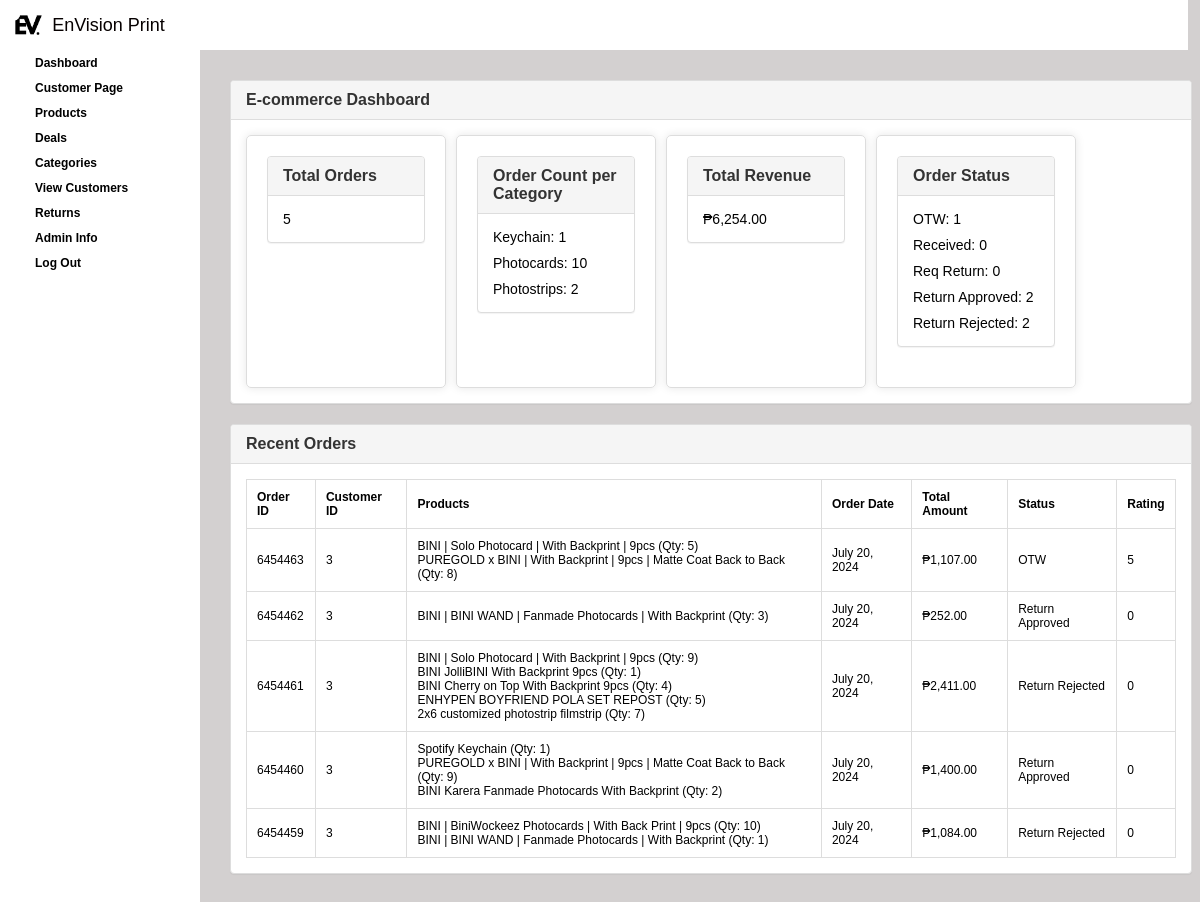
Before: /admin.php?dashboard with the older database file.
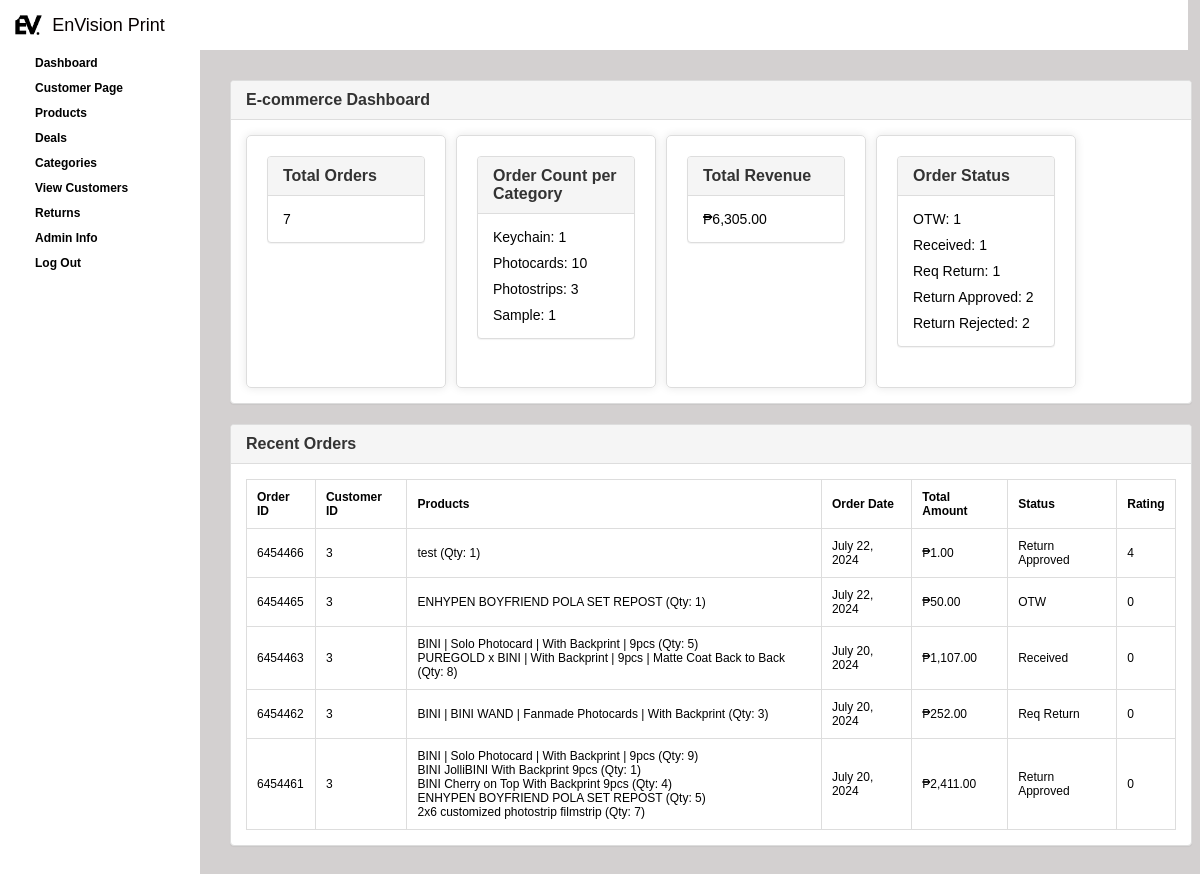
After: the same page with the newer database file.
### tables this page shows
CREATE TABLE `orders` (
  `order_id` int(11) NOT NULL,
  `customer_id` int(11) NOT NULL,
  `product_id` varchar(255) NOT NULL,
  `order_date` timestamp NOT NULL DEFAULT current_timestamp(),
  `order_quantity` varchar(255) NOT NULL,
  `total_amount` decimal(10,2) NOT NULL,
  `status` int(11) NOT NULL DEFAULT -1 COMMENT '0=otw\r\n1=recived\r\n2=req return\r\n3=return approved\r\n4=return rejected',
  `rating` int(1) DEFAULT 0,
  `Reason` varchar(999) NOT NULL
);

### dashboard.php (the view, shortened to what the changed rows need)
<?php
include("connect.php");
$orderCountPerCategoryResult = $con->query("
    SELECT items.category, COUNT(orders.order_id) as order_count
    FROM orders
    JOIN items ON FIND_IN_SET(items.ItemID, orders.product_id) > 0
    GROUP BY items.category
");
$orderCountPerCategory = [];
while ($row = $orderCountPerCategoryResult->fetch_assoc()) {
    $orderCountPerCategory[] = $row;
}
function formatStatus($status)
{
    switch ($status) {
        case 0:
            return "OTW";
        case 1:
            return "Received";
        case 2:
            return "Req Return";
        case 3:
            return "Return Approved";
        case 4:
            return "Return Rejected";
    }
}
$totalOrdersResult = $con->query("SELECT COUNT(*) as total_orders FROM orders");
$totalOrders = $totalOrdersResult->fetch_assoc()['total_orders'];
$totalRevenueResult = $con->query("SELECT SUM(total_amount) as total_revenue FROM orders");
$totalRevenue = $totalRevenueResult->fetch_assoc()['total_revenue'];
$orderStatusSummaryResult = $con->query("
    SELECT
        SUM(CASE WHEN status = 0 THEN 1 ELSE 0 END) as otw,
        SUM(CASE WHEN status = 1 THEN 1 ELSE 0 END) as received,
        SUM(CASE WHEN status = 2 THEN 1 ELSE 0 END) as req_return,
        SUM(CASE WHEN status = 3 THEN 1 ELSE 0 END) as return_approved,
        SUM(CASE WHEN status = 4 THEN 1 ELSE 0 END) as return_rejected
    FROM orders
");
$orderStatusSummary = $orderStatusSummaryResult->fetch_assoc();
$recentOrdersResult = $con->query("SELECT * FROM orders ORDER BY order_date DESC LIMIT 5");
?>
<div class="row">
    <div class="col-lg-12">
        <div class="panel panel-default">
            <div class="panel-heading">
                <h3 class="panel-title">E-commerce Dashboard</h3>
            </div>
            <div class="panel-body">
                <div class="row2">
                    <div class="col-lg-12">
                        <div class="panel panel-default">
                            <div class="panel-heading">
                                <h3 class="panel-title">Total Orders</h3>
                            </div>
                            <div class="panel-body">
                                <p><?php echo $totalOrders; ?></p>
                            </div>
                        </div>
                    </div>
                </div>
                <div class="row2">
                    <div class="col-lg-12">
                        <div class="panel panel-default">
                            <div class="panel-heading">
                                <h3 class="panel-title">Order Count per Category</h3>
                            </div>
                            <div class="panel-body">
                                <?php foreach ($orderCountPerCategory as $categoryCount) : ?>
                                    <p><?php echo $categoryCount['category']; ?>: <?php echo $categoryCount['order_count']; ?></p>
                                <?php endforeach; ?>
                            </div>
                        </div>
                    </div>
                </div>
                <div class="row2">
                    <div class="col-lg-12">
                        <div class="panel panel-default">
                            <div class="panel-heading">
                                <h3 class="panel-title">Total Revenue</h3>
                            </div>
                            <div class="panel-body">
                                <p>₱<?php echo number_format($totalRevenue, 2); ?></p>
                            </div>
                        </div>
                    </div>
                </div>
                <div class="row2">
                    <div class="col-lg-12">
                        <div class="panel panel-default">
                            <div class="panel-heading">
                                <h3 class="panel-title">Order Status</h3>
                            </div>
                            <div class="panel-body">
                                <p>OTW: <?php echo $orderStatusSummary['otw']; ?></p>
                                <p>Received: <?php echo $orderStatusSummary['received']; ?></p>
                                <p>Req Return: <?php echo $orderStatusSummary['req_return']; ?></p>
                                <p>Return Approved: <?php echo $orderStatusSummary['return_approved']; ?></p>
                                <p>Return Rejected: <?php echo $orderStatusSummary['return_rejected']; ?></p>
                            </div>
                        </div>
                    </div>
                </div>
            </div>
        </div>
    </div>
</div>
<div class="row">
    <div class="col-lg-12">
        <div class="panel panel-default">
            <div class="panel-heading">
                <h3 class="panel-title">Recent Orders</h3>
            </div>
            <div class="panel-body">
                <table>
                    <thead>
                        <tr>
                            <th>Order ID</th>
                            <th>Customer ID</th>
                            <th>Products</th>
                            <th>Order Date</th>
                            <th>Total Amount</th>
                            <th>Status</th>
                            <th>Rating</th>
                        </tr>
                    </thead>
                    <tbody>
                        <?php
                        while ($row = $recentOrdersResult->fetch_assoc()) {
                            echo "<tr>";
                            echo "<td>{$row['order_id']}</td>";
                            echo "<td>{$row['customer_id']}</td>";
                            $productIds = explode(',', $row['product_id']);
                            $quantities = explode(',', $row['order_quantity']);
                            $products = [];
                            foreach ($productIds as $index => $productId) {
                                $productResult = $con->query("SELECT * FROM items WHERE ItemID = {$productId}");
                                if ($productResult->num_rows > 0) {
                                    $product = $productResult->fetch_assoc();
                                    $products[] = "{$product['ItemName']} (Qty: {$quantities[$index]})";
                                }
                            }
                            echo "<td>" . implode('<br> ', $products) . "</td>";
                            $formattedDate = date('F j, Y', strtotime($row['order_date']));
                            echo "<td>{$formattedDate}</td>";
                            echo "<td>₱" . number_format($row['total_amount'], 2) . "</td>";
                            echo "<td>" . formatStatus($row['status']) . "</td>";
                            echo "<td>{$row['rating']}</td>";
                            echo "</tr>";
                        }
                        ?>
                    </tbody>
                </table>
            </div>
        </div>
    </div>
</div>

Changed rows visible on the page:
no longer on this page (row edited): orders: order_id "6454460", customer "3", products "Spotify Keychain (Qty: 1) PUREGOLD x BINI | With Backprint | 9pcs | Matte Coat Back to Back (Qty: 9) BINI Karera Fanmade Photocards With Backprint (Qty: 2)", order_date "July 20, 2024", total_amount "1,400.00", status "Return Approved", rating "0"
no longer on this page (row edited): orders: order_id "6454459", customer "3", products "BINI | BiniWockeez Photocards | With Back Print | 9pcs (Qty: 10) BINI | BINI WAND | Fanmade Photocards | With Backprint (Qty: 1)", order_date "July 20, 2024", total_amount "1,084.00", status "Return Rejected", rating "0"
added orders: order_id "6454466", customer "3", products "test (Qty: 1)", order_date "July 22, 2024", total_amount "1.00", status "Return Approved", rating "4"
added orders: order_id "6454465", customer "3", products "ENHYPEN BOYFRIEND POLA SET REPOST (Qty: 1)", order_date "July 22, 2024", total_amount "50.00", status "OTW", rating "0"
changed orders id 6454463: status "OTW" → "Received"; rating "5" → "0"
changed orders id 6454462: status "Return Approved" → "Req Return"
changed orders id 6454461: status "Return Rejected" → "Return Approved"
Other visible differences:
$totalOrders: "5" → "7"
$totalRevenue: "6,254.00" → "6,305.00"
$orderStatusSummary['received']: "0" → "1"
$orderStatusSummary['req_return']: "0" → "1"
new list line: "Photostrips : 3"
new list line: "Sample : 1"
list line gone: "Photostrips : 2"
